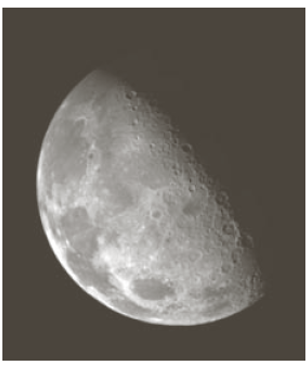
//> input picture opencv-setup/dataset/moon.png, 306 x 370 px
$ ./ass3   (built with g++ and OpenCV 4)
//> lines starting //> are read from the running program, lines starting //| are printed output that depends on the picture
#include <opencv2/opencv.hpp>
#include <iostream>

using namespace std;
using namespace cv;

int main() {

//Moon
Mat moon, moon_image_ri, moon_image_ri_blur, unsharp, moon_sharping, moon_filtered;
moon = imread("Moon.png",0);
//> moon: 370 rows x 306 cols, CV_8UC1; min 39, max 255, mean 109.2
//원본영상
//moon = imread("/Users/kimjisue/Desktop/opencv/opencv-setup/dataset/moon.png",0);
moon_image_ri = moon(Rect(moon.cols / 2, 0, moon.cols / 2, moon.rows));
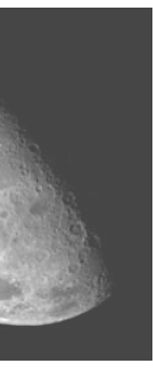
//> moon_image_ri: 370 rows x 153 cols, CV_8UC1; min 39, max 255, mean 98.1

/*
1. 원본영상 블러처리
2. 원본 - 블러링 영상 => unsharp
3. 원본 + unsharp
*/
GaussianBlur(moon_image_ri, moon_image_ri_blur, Size(3, 3), 0, 0, BORDER_DEFAULT);
unsharp = moon_image_ri - moon_image_ri_blur;
moon_sharping = moon_image_ri + unsharp;
moon_filtered = moon.clone();
moon_sharping.copyTo(moon_filtered(Rect(moon.cols/2,0,moon.cols/2,moon.rows)));
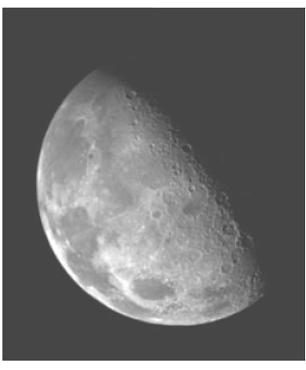
//> moon_filtered: 370 rows x 306 cols, CV_8UC1; min 39, max 255, mean 109.5

imshow("moon", moon);
imshow("moon_filtered", moon_filtered);


//saltnpepper
Mat saltnpepper_image = imread("saltnpepper.png", 0);
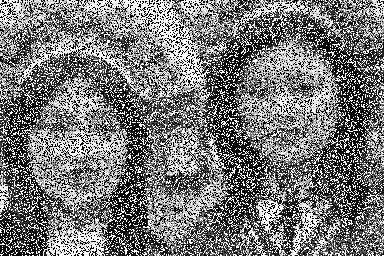
//> input picture opencv-setup/dataset/saltnpepper.png, 384 x 256 px
//> saltnpepper_image is the input picture: 256 rows x 384 cols, CV_8UC1; min 0, max 255, mean 120.1
//Mat saltnpepper_image = imread("/Users/kimjisue/Desktop/opencv/opencv-setup/dataset/saltnpepper.png", 0);
imshow("saltnpepper", saltnpepper_image);
//Mat saltnpepper_image_ri = saltnpepper_image(Rect(saltnpepper_image.cols / 2, 0, saltnpepper_image.cols / 2, saltnpepper_image.rows));
Mat saltnpepper_image_le = saltnpepper_image(Rect(0, 0, saltnpepper_image.cols / 2, saltnpepper_image.rows));
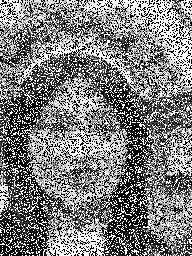
//> saltnpepper_image_le: 256 rows x 192 cols, CV_8UC1; min 0, max 255, mean 125.7
Mat saltnpepper_filtered = saltnpepper_image.clone();

Mat mf;
// Blurs an image using the median filter
// image: src, mf1: dst, 3: aperture size(must be odd and greater than 1)
medianBlur(saltnpepper_image_le, mf, 9);
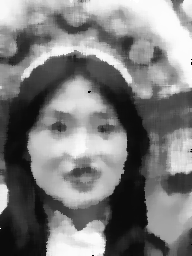
//> mf: 256 rows x 192 cols, CV_8UC1; min 0, max 255, mean 123.7
//imshow("MedianFiltered1", mf);

mf.copyTo(saltnpepper_filtered(Rect(0, 0, mf.cols, mf.rows)));
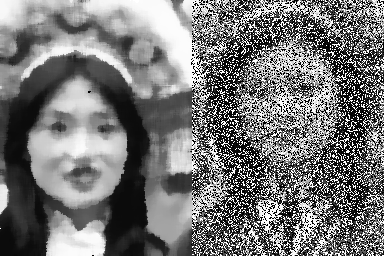
//> saltnpepper_filtered: 256 rows x 384 cols, CV_8UC1; min 0, max 255, mean 119
imshow("Saltnpepper_filtered", saltnpepper_filtered);
waitKey(0);

return 0;

}
